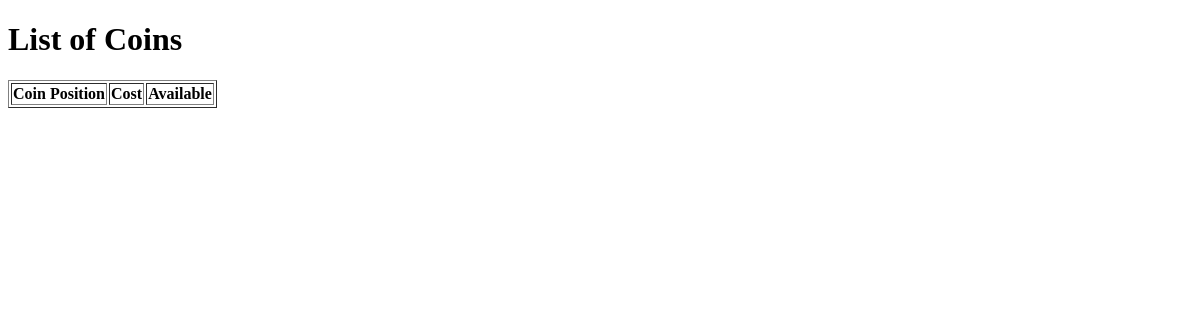
The page /coins/ on the database as committed earlier.
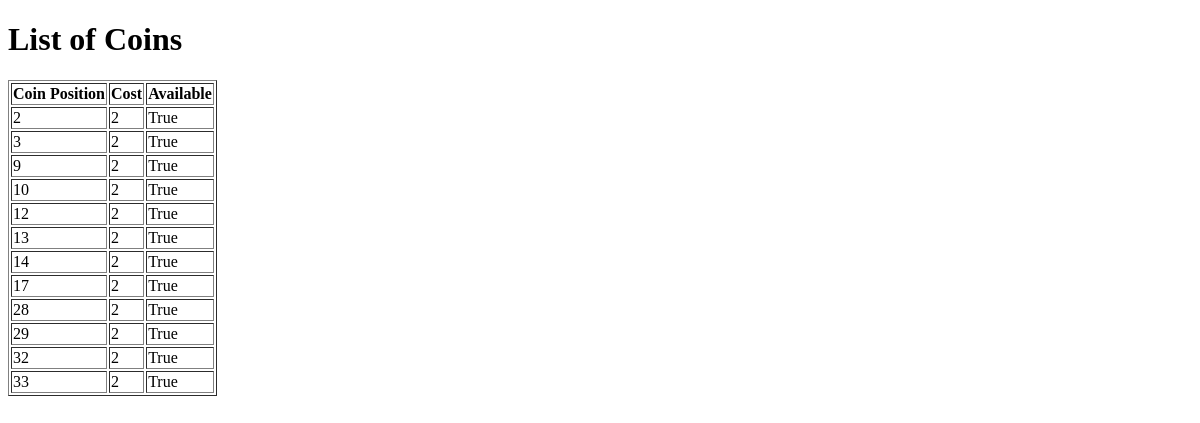
The same page on the database as committed later.
### myaso_app/models.py (models this page shows, shortened)
class Coin(models.Model):
    coin_position = models.IntegerField(default=0)
    cost = models.IntegerField(default=2)
    is_available = models.BooleanField(default=True)

### myaso_app/views.py (the view)
# urls.py: path('coins/', views.coin_list, name='coin_list'),
def coin_list(request):
    coins = Coin.objects.all()
    return render(request, 'coin_list.html', {'coins': coins})

### myaso_app/templates/coin_list.html (shortened to what this page needs)
<!DOCTYPE html>
<html lang="ru">
<head>
</head>
<body>
    <h1>List of Coins</h1>
    <table border="1">
        <thead>
            <tr>
                <th>Coin Position</th>
                <th>Cost</th>
                <th>Available</th>
            </tr>
        </thead>
        <tbody>
            {% for coin in coins %}
                <tr>
                    <td>{{ coin.coin_position }}</td>
                    <td>{{ coin.cost }}</td>
                    <td>{{ coin.is_available }}</td>
                </tr>
            {% endfor %}
        </tbody>
    </table>
</body>
</html>

Rows that differ between the two databases and show on the page:
added Coin: coin_position "2", cost "2", is_available "True"
added Coin: coin_position "3", cost "2", is_available "True"
added Coin: coin_position "9", cost "2", is_available "True"
added Coin: coin_position "10", cost "2", is_available "True"
added Coin: coin_position "12", cost "2", is_available "True"
added Coin: coin_position "13", cost "2", is_available "True"
added Coin: coin_position "14", cost "2", is_available "True"
added Coin: coin_position "17", cost "2", is_available "True"
added Coin: coin_position "28", cost "2", is_available "True"
added Coin: coin_position "29", cost "2", is_available "True"
added Coin: coin_position "32", cost "2", is_available "True"
added Coin: coin_position "33", cost "2", is_available "True"
